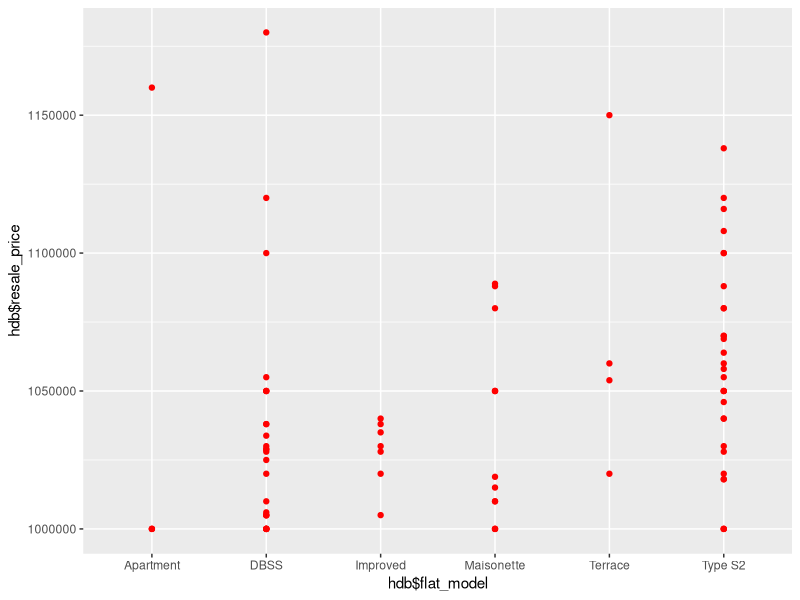
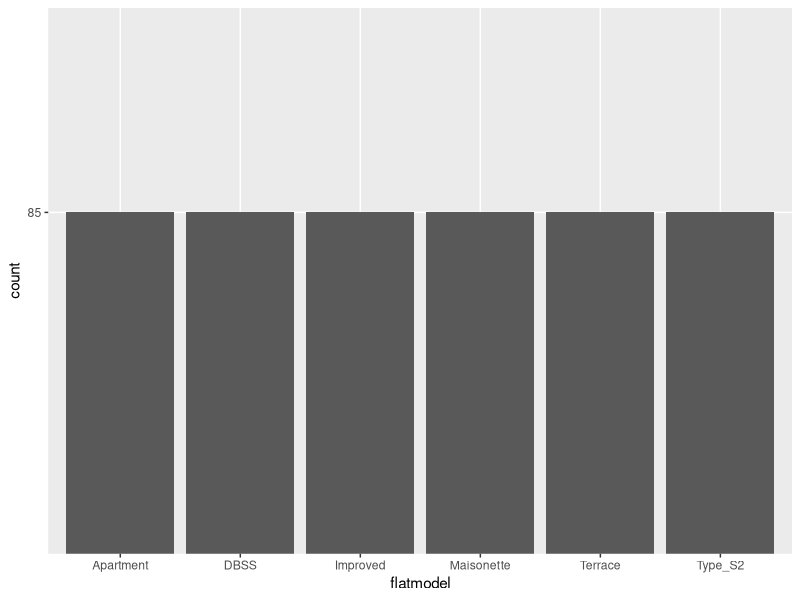

Write R code to recreate these figures, in order.
#High Resale Prices

hdb<-read.csv("./Datasets/insight 2.csv")
hdb

library(ggplot2)
ggplot(hdb,aes(x=hdb$flat_model,y=hdb$resale_price)) +
  geom_point(fill="pink",color ="red")

levels(hdb$flat_model)

DBSS <- nrow(filter(hdb, hdb$flat_model=="DBSS"))
Maisonette <- nrow(filter(hdb, hdb$flat_model=="Maisonette"))
Type_S2 <- nrow(filter(hdb, hdb$flat_model=="Type S2"))
Terrace <- nrow(filter(hdb, hdb$flat_model=="Terrace"))
Improved <- nrow(filter(hdb, hdb$flat_model=="Improved"))
Apartment <- nrow(filter(hdb, hdb$flat_model=="Apartment"))

flatmodel<-c("DBSS","Maisonette","Type_S2","Terrace","Improved","Apartment")
count<-c(DBSS,Maisonette,Type_S2,Terrace,Improved,Apartment)  

data<-data.frame(cbind(flatmodel,count))
data

ggplot(data=data, aes(x=flatmodel,y=count)) +
  geom_bar(stat="identity")
